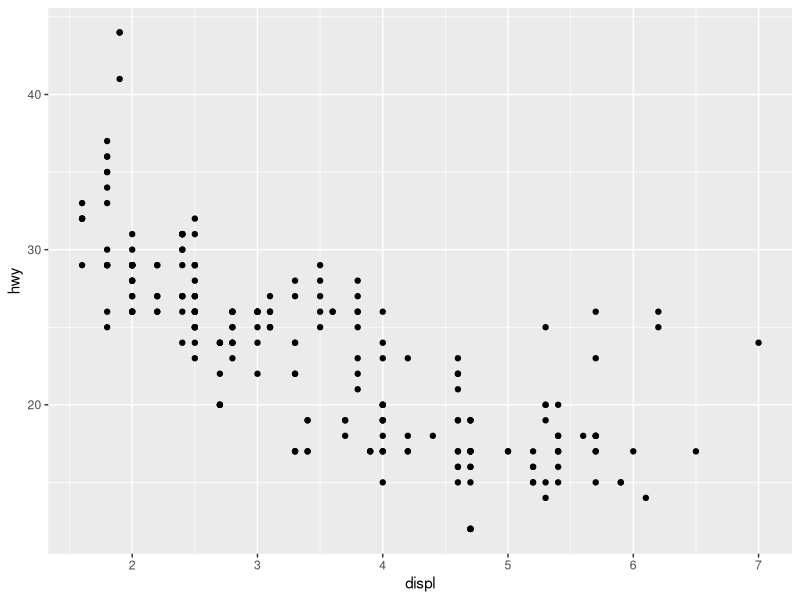
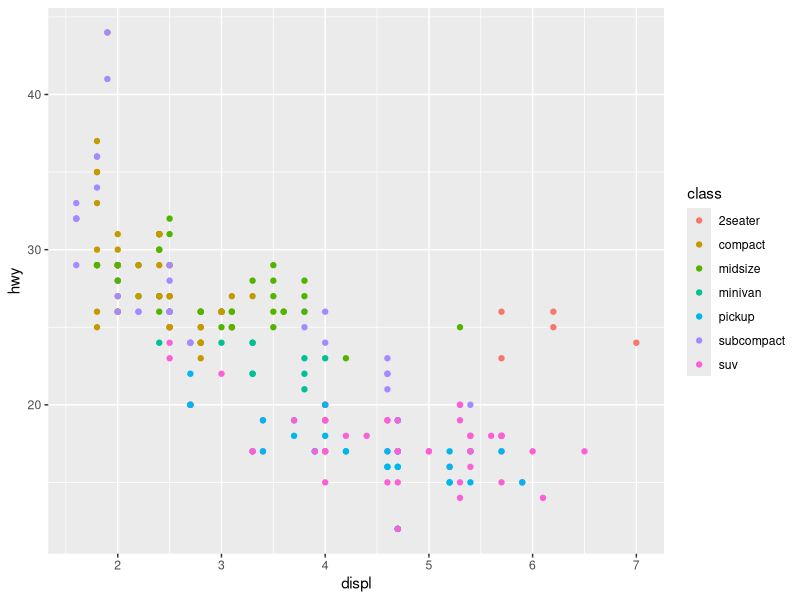
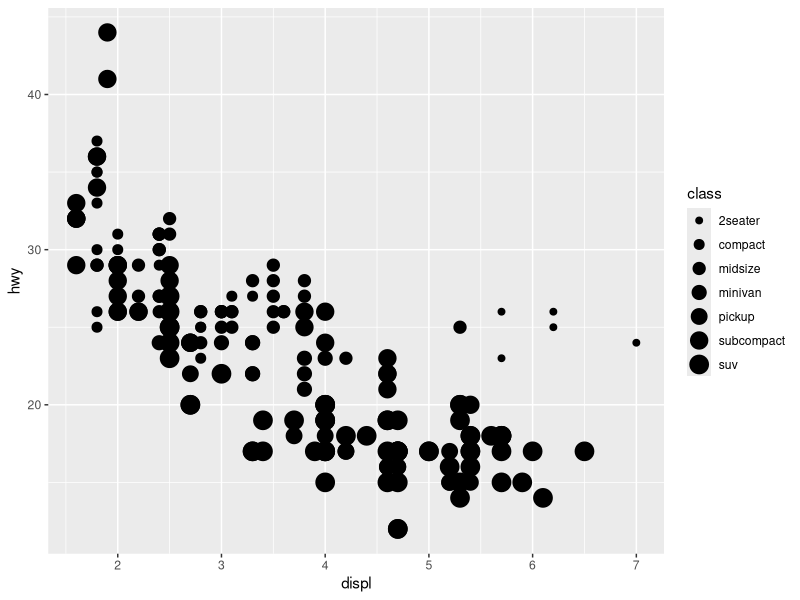
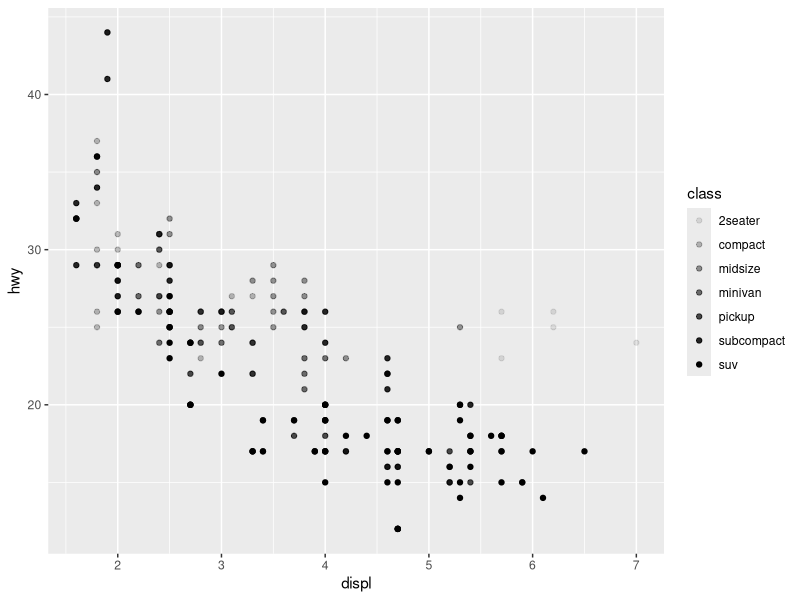
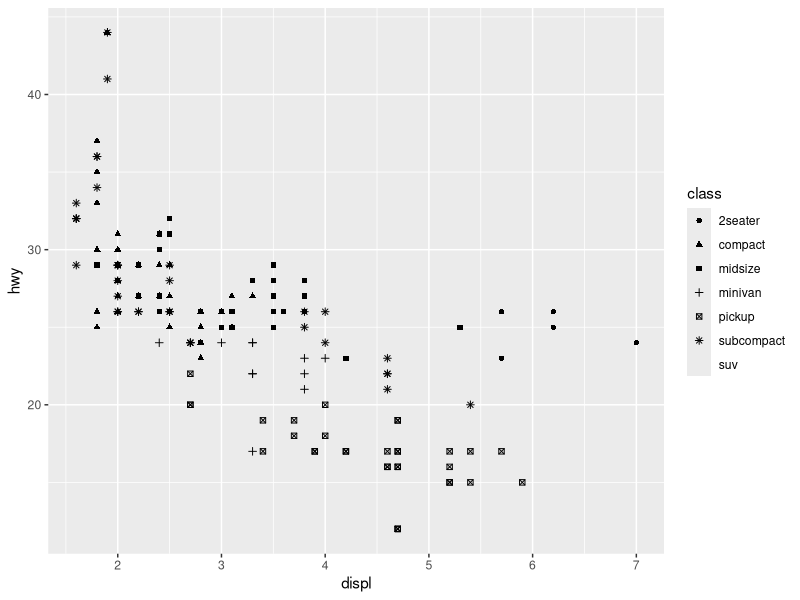
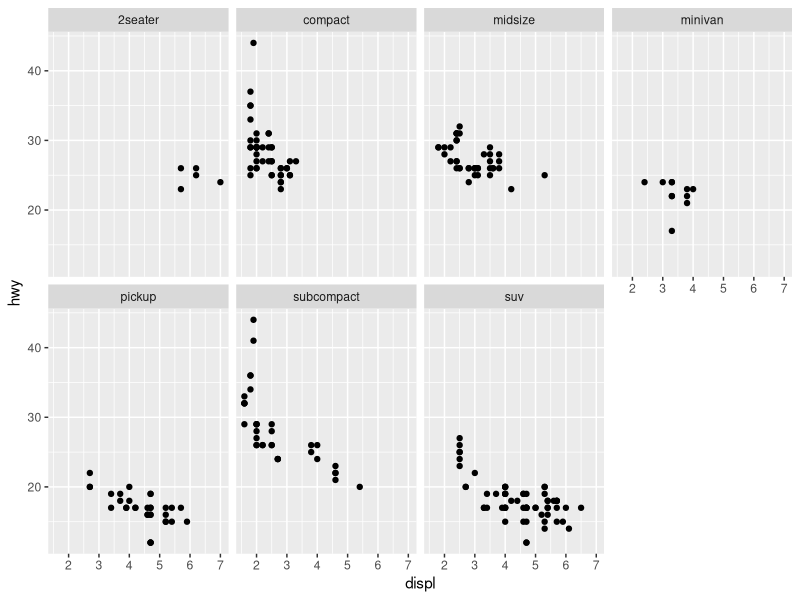
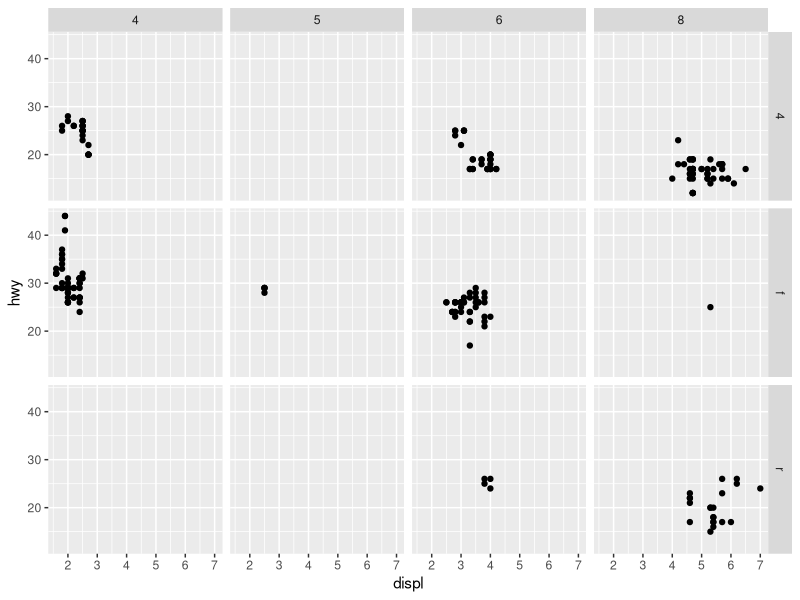
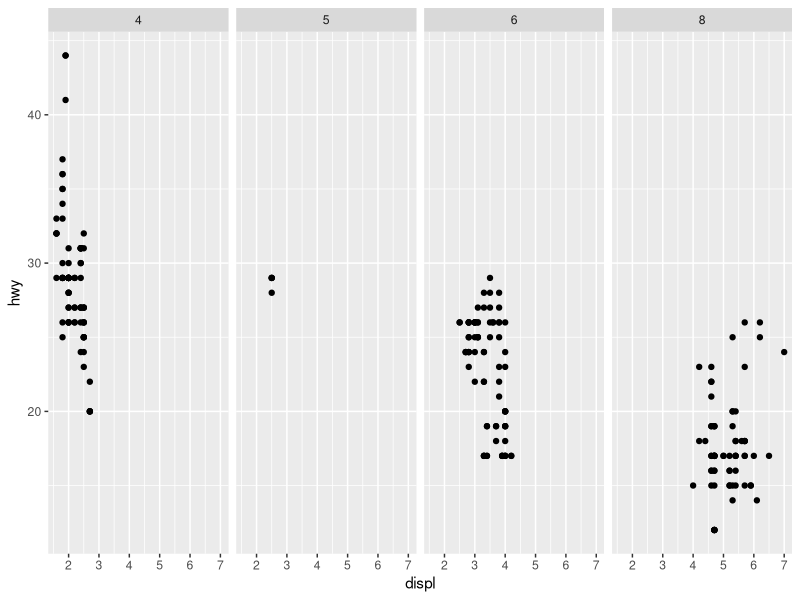

Recreate these plots in R, in order.
library(tidyverse)

mpg_data <- mpg
mpg
?mpg
summary(mpg)

#--------------------
# A Graphing Template
#--------------------

# ggplot(data=<DATA>) + <GEOM_FUNCTION>(mapping=aes(<MAPPINGS>))
ggplot(data=mpg) + geom_point(mapping=aes(x=displ, y=hwy))

# Aesthetic Mapping
ggplot(data=mpg) + geom_point(mapping=aes(x=displ, y=hwy, color=class))
ggplot(data=mpg) + geom_point(mapping=aes(x=displ, y=hwy, size=class))
ggplot(data=mpg) + geom_point(mapping=aes(x=displ, y=hwy, alpha=class))
ggplot(data=mpg) + geom_point(mapping=aes(x=displ, y=hwy, shape=class))

# Facets
ggplot(data=mpg) + geom_point(mapping=aes(x=displ, y=hwy)) + facet_wrap(~class, nrow=2)
ggplot(data=mpg) + geom_point(mapping=aes(x=displ, y=hwy)) + facet_grid(drv~cyl)
ggplot(data=mpg) + geom_point(mapping=aes(x=displ, y=hwy)) + facet_grid(.~cyl)

# Geometric Objects
ggplot(data=mpg) + geom_smooth(mapping=aes(x=displ, y=hwy))
ggplot(data=mpg) + geom_smooth(mapping=aes(x=displ, y=hwy, color=drv))
ggplot(data=mpg) +
  geom_point(mapping=aes(x=displ, y=hwy)) +
  geom_smooth(mapping=aes(x=displ, y=hwy))

ggplot(data=mpg, mapping=aes(x=displ, y=hwy)) + geom_point() + geom_smooth() # a better way

ggplot(data=mpg, mapping=aes(x=displ, y=hwy)) +
  geom_point(mapping=aes(color=drv)) +
  geom_smooth(mapping=aes(color=drv))

ggplot(data=mpg, mapping=aes(x=displ, y=hwy)) +
  geom_point(mapping=aes(color=class)) +
  geom_smooth(data=filter(mpg, class=='subcompact'), se=TRUE)

# Statistical Transformations
diamonds_data <- diamonds
diamonds
?diamonds
summary(diamonds)

ggplot(data=diamonds) + geom_bar(mapping=aes(x=cut))
ggplot(data=diamonds) + stat_count(mapping=aes(x=cut))
ggplot(data=diamonds) + geom_bar(mapping=aes(x=cut, y=..prop.., group=1))

ggplot(data=diamonds) +
  stat_summary(mapping=aes(x=cut, y=depth), fun.ymin=min, fun.ymax=max, fun.y=median)

# Position Adjustments
ggplot(data=diamonds) + geom_bar(mapping=aes(x=cut, fill=cut))
ggplot(data=diamonds) + geom_bar(mapping=aes(x=cut, fill=clarity))

ggplot(data=diamonds, mapping=aes(x=cut, fill=clarity)) +
  geom_bar(position='identity') # overlap

ggplot(data=diamonds, mapping=aes(x=cut, fill=clarity)) +
  geom_bar(position='fill')

ggplot(data=diamonds, mapping=aes(x=cut, fill=clarity)) +
  geom_bar(position='dodge')

ggplot(data=mpg, mapping=aes(x=displ, y=hwy)) +
  geom_point(position='jitter')

ggplot(data=mpg, mapping=aes(x=displ, y=hwy)) +
  geom_jitter() # can also use this

# Coordinate Systems
ggplot(data=mpg, mapping=aes(x=class, y=hwy)) + geom_boxplot()
ggplot(data=mpg, mapping=aes(x=class, y=hwy)) + geom_boxplot() + coord_flip()

ggplot(data=diamonds, mapping=aes(x=cut, fill=cut)) +
  geom_bar(show.legend=FALSE, width=1) +
  coord_polar() +
  theme(aspect.ratio=1) + 
  labs(x=NULL, y=NULL)
  

#--------------------------------
# The Layered Grammar of Graphics
#--------------------------------

# ggplot(data=<DATA>) +
#   <GEOM_FUNCTION>(mapping=aes(<MAPPINGS>), stat=<STAT>, position=<POSITION>) +
#   <COORDINATE_FUNCTION> +
#   <FACET_FUNCTION>
